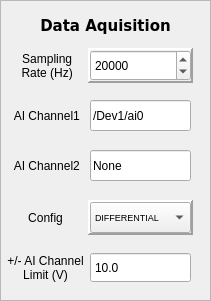
   <widget class="QFrame" name="frame_5">
    <property name="geometry">
     <rect>
      <x>20</x>
      <y>210</y>
      <width>211</width>
      <height>301</height>
     </rect>
    </property>
    <property name="frameShape">
     <enum>QFrame::StyledPanel</enum>
    </property>
    <property name="frameShadow">
     <enum>QFrame::Sunken</enum>
    </property>
    <widget class="QDoubleSpinBox" name="ai_limit_box">
     <property name="geometry">
      <rect>
       <x>90</x>
       <y>252</y>
       <width>101</width>
       <height>31</height>
      </rect>
     </property>
     <property name="toolTip">
      <string>Voltage limit of analog input</string>
     </property>
     <property name="buttonSymbols">
      <enum>QAbstractSpinBox::NoButtons</enum>
     </property>
     <property name="decimals">
      <number>1</number>
     </property>
     <property name="minimum">
      <double>0.100000000000000</double>
     </property>
     <property name="maximum">
      <double>10.000000000000000</double>
     </property>
     <property name="value">
      <double>10.000000000000000</double>
     </property>
    </widget>
    <widget class="QLabel" name="label_18">
     <property name="geometry">
      <rect>
       <x>0</x>
       <y>10</y>
       <width>211</width>
       <height>31</height>
      </rect>
     </property>
     <property name="font">
      <font>
       <family>Verdana</family>
       <pointsize>11</pointsize>
       <weight>75</weight>
       <bold>true</bold>
      </font>
     </property>
     <property name="text">
      <string>Data Aquisition</string>
     </property>
     <property name="alignment">
      <set>Qt::AlignCenter</set>
     </property>
    </widget>
    <widget class="QLabel" name="label_15">
     <property name="geometry">
      <rect>
       <x>0</x>
       <y>150</y>
       <width>91</width>
       <height>31</height>
      </rect>
     </property>
     <property name="toolTip">
      <string>Analog input channel of nidaq device. 
Only use if reading from two channels</string>
     </property>
     <property name="text">
      <string> AI Channel2</string>
     </property>
     <property name="alignment">
      <set>Qt::AlignCenter</set>
     </property>
    </widget>
    <widget class="QLineEdit" name="ai_channel2_box">
     <property name="geometry">
      <rect>
       <x>90</x>
       <y>150</y>
       <width>101</width>
       <height>31</height>
      </rect>
     </property>
     <property name="toolTip">
      <string>Analog input channel of nidaq device. 
Only use if reading from two channels</string>
     </property>
     <property name="text">
      <string>None</string>
     </property>
    </widget>
    <widget class="QLineEdit" name="ai_channel_box">
     <property name="geometry">
      <rect>
       <x>90</x>
       <y>100</y>
       <width>101</width>
       <height>31</height>
      </rect>
     </property>
     <property name="toolTip">
      <string>Analog input channel of nidaq device</string>
     </property>
     <property name="text">
      <string>/Dev1/ai0</string>
     </property>
    </widget>
    <widget class="QFrame" name="frame_11">
     <property name="geometry">
      <rect>
       <x>88</x>
       <y>48</y>
       <width>105</width>
       <height>35</height>
      </rect>
     </property>
     <property name="frameShape">
      <enum>QFrame::Panel</enum>
     </property>
     <property name="frameShadow">
      <enum>QFrame::Raised</enum>
     </property>
     <property name="lineWidth">
      <number>2</number>
     </property>
     <property name="midLineWidth">
      <number>1</number>
     </property>
    </widget>
    <widget class="QComboBox" name="config_combo">
     <property name="geometry">
      <rect>
       <x>90</x>
       <y>202</y>
       <width>101</width>
       <height>31</height>
      </rect>
     </property>
     <property name="font">
      <font>
       <pointsize>7</pointsize>
      </font>
     </property>
     <property name="toolTip">
      <string>Terminal configuration</string>
     </property>
     <item>
      <property name="text">
       <string>DIFFERENTIAL</string>
      </property>
     </item>
     <item>
      <property name="text">
       <string>NRSE</string>
      </property>
     </item>
     <item>
      <property name="text">
       <string>RSE</string>
      </property>
     </item>
    </widget>
    <widget class="QSpinBox" name="rate_spinner">
     <property name="geometry">
      <rect>
       <x>90</x>
       <y>50</y>
       <width>101</width>
       <height>31</height>
      </rect>
     </property>
     <property name="toolTip">
      <string>Frequency of data aquisition</string>
     </property>
     <property name="minimum">
      <number>500</number>
     </property>
     <property name="maximum">
      <number>1000000</number>
     </property>
     <property name="singleStep">
      <number>1000</number>
     </property>
     <property name="value">
      <number>20000</number>
     </property>
    </widget>
    <widget class="QFrame" name="frame_8">
     <property name="geometry">
      <rect>
       <x>88</x>
       <y>200</y>
       <width>105</width>
       <height>35</height>
      </rect>
     </property>
     <property name="frameShape">
      <enum>QFrame::Panel</enum>
     </property>
     <property name="frameShadow">
      <enum>QFrame::Raised</enum>
     </property>
     <property name="lineWidth">
      <number>2</number>
     </property>
     <property name="midLineWidth">
      <number>1</number>
     </property>
    </widget>
    <widget class="QLabel" name="label_5">
     <property name="geometry">
      <rect>
       <x>0</x>
       <y>202</y>
       <width>91</width>
       <height>31</height>
      </rect>
     </property>
     <property name="toolTip">
      <string>Terminal configuration</string>
     </property>
     <property name="text">
      <string>Config</string>
     </property>
     <property name="alignment">
      <set>Qt::AlignCenter</set>
     </property>
    </widget>
    <widget class="QLabel" name="label_3">
     <property name="geometry">
      <rect>
       <x>0</x>
       <y>100</y>
       <width>91</width>
       <height>31</height>
      </rect>
     </property>
     <property name="toolTip">
      <string>Analog input channel of nidaq device</string>
     </property>
     <property name="text">
      <string> AI Channel1</string>
     </property>
     <property name="alignment">
      <set>Qt::AlignCenter</set>
     </property>
    </widget>
    <widget class="QLabel" name="label_8">
     <property name="geometry">
      <rect>
       <x>0</x>
       <y>252</y>
       <width>91</width>
       <height>31</height>
      </rect>
     </property>
     <property name="toolTip">
      <string>Voltage limit of analog input</string>
     </property>
     <property name="text">
      <string>+/- AI Channel
Limit (V)</string>
     </property>
     <property name="alignment">
      <set>Qt::AlignCenter</set>
     </property>
    </widget>
    <widget class="QLabel" name="label">
     <property name="geometry">
      <rect>
       <x>0</x>
       <y>50</y>
       <width>91</width>
       <height>31</height>
      </rect>
     </property>
     <property name="toolTip">
      <string>Frequency of data aquisition</string>
     </property>
     <property name="text">
      <string> Sampling 
 Rate (Hz)</string>
     </property>
     <property name="alignment">
      <set>Qt::AlignCenter</set>
     </property>
    </widget>
    <zorder>frame_8</zorder>
    <zorder>ai_limit_box</zorder>
    <zorder>label_18</zorder>
    <zorder>label_15</zorder>
    <zorder>ai_channel2_box</zorder>
    <zorder>ai_channel_box</zorder>
    <zorder>frame_11</zorder>
    <zorder>config_combo</zorder>
    <zorder>rate_spinner</zorder>
    <zorder>label_5</zorder>
    <zorder>label_3</zorder>
    <zorder>label_8</zorder>
    <zorder>label</zorder>
   </widget>
